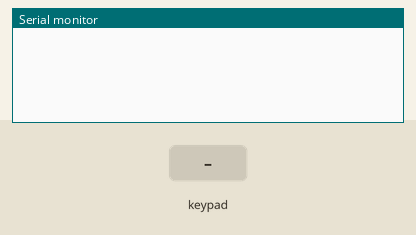
Recording of a sketch running on a simulated Arduino Uno, built with avr-gcc and run on an emulated ATmega328P. Shown: the last lines printed to the serial monitor. Wiring (inferred from the names in the program): 4×4 keypad with keys 1 2 3 A 4 5 6 B 7 8 9 C * 0 # D: rows pin 2, pin 3, pin 4, pin 5; columns pin 6, pin 7, pin 8, pin 9. The inputs (shaded band) are chosen by the test bench.

Above: at 1.2 s.
1.3 s: key '1' pressed
At 2.6 s:
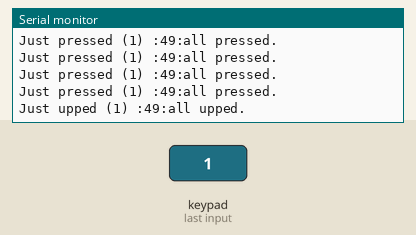
2.9 s: keypad keys 1 2 3 4 pressed 0.4 s apart
At 5.0 s:
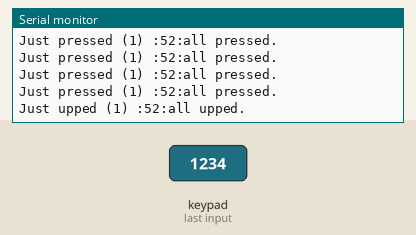
6.0 s: key '2' pressed
At 6.5 s:
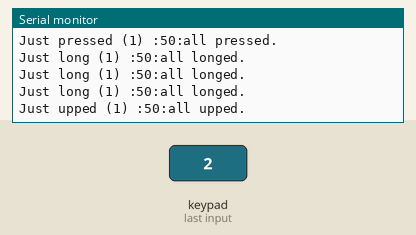
7.6 s: keypad keys 1 2 3 4 # pressed 0.4 s apart
At 10.1 s:
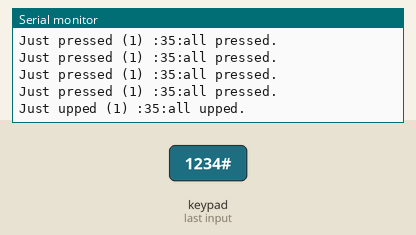
Timing chart, 0 to 11.6 s (numbered marks = the images above; inputs shaded):
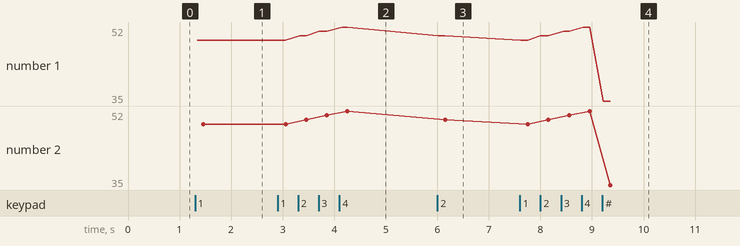

Measured:
- after the input at 1.3 s, the serial monitor: prints a new line at once (image 1)
- after the input at 2.9 s, the serial monitor: prints a new line after 0.43 s (image 2)
- after the input at 6.0 s, the serial monitor: prints a new line after 0.15 s (image 3)
- after the input at 7.6 s, the serial monitor: prints a new line at once (image 4)
- plotted number 1: 49 → 52 after the input at 2.9 s, 50 → 35 after the input at 7.6 s
- plotted number 2: 49 → 52 after the input at 2.9 s, 50 → 35 after the input at 7.6 s

The sketch:

KAkeyboard.ino
```cpp
//
// Обработчик клавиатуры 4х4 кнопки
//
// Неблокирующее чтение матрицы клавиатуры, обработка дребезга контактов и
// возможность отслеживания изменения состояния любого количества кнопок
//
// kbdSetup() -- настройка на начало работы.
// kbdScan()  -- опрос состояния клавиатуры.
//
// kbdRows[], kbdCols[] -- номера пинов куда подключены строки и столбцы клавиатуры
//
// После вызова сканера можно смотреть количество и списки клавиш (из kbdChars[] !) в
// kbdCountPressed, kbdJustPressed[] -- кол-во и список нажатых клавиш (прошли дребезг).
// kbdCountLonged,  kbdJustLonged[]  -- кол-во и список удерживаемых клавиш.
// kbdCountUpped,   kbdJustUpped[]   -- кол-во и список отпущенных клавиш.
//
// Требует 5*16+2*8+3 = 99 байт ОЗУ.
//

#define KBD_MAX_ROWS 4
#define KBD_MAX_COLS 4
#define KBD_MAX_KEYS (KBD_MAX_ROWS * KBD_MAX_COLS)

// состояния кнопок клавиатуры: отпущена, нажата (старший бит)
#define KBD_KEY_FREE   0
#define KBD_KEY_PRESS  0x80
#define KBD_KEY_BOUNCE 0x40
#define KBD_KEY_LONG   0x20

// маска битов времени кнопки
#define KBD_MASK_TIMER 0x1F

// сдвиг времени в битах вправо - как грубо оцениваем дребезг и удержание (6: по 64мсек)
#define KBD_TIME_TICK  6

// время дребезга в местных единицах (1*64= 64мсек):
#define KBD_TIME_BOUNCE 1U

// время удержания в них же (максимально 31*64=1984мсек):
#define KBD_TIME_LONG  31U

// местная функция времени
#define kbdMillis() ((uint8_t)(KBD_MASK_TIMER & ( (uint8_t)(millis()>>KBD_TIME_TICK) )))

// получить время из кнопки
#define kbdTime(p) ((uint8_t)(KBD_MASK_TIMER & (p)))

uint8_t kbdRows[] = {2,3,4,5}; // пины "строки" матрицы клавиатуры (выходы)
uint8_t kbdCols[] = {6,7,8,9}; // пины "колонки" клавитурной матрицы (входы)

// массив текущего состояния кнопок клавиатуры:
uint8_t kbdKeys[KBD_MAX_KEYS];
uint8_t kbdChars[KBD_MAX_KEYS] = {
  '1', '2', '3', 'A',
  '4', '5', '6', 'B',
  '7', '8', '9', 'C',
  '*', '0', '#', 'D'
};

// списки клавиш в нужном состоянии:
uint8_t kbdJustPressed[KBD_MAX_KEYS];
uint8_t kbdJustUpped[KBD_MAX_KEYS];
uint8_t kbdJustLonged[KBD_MAX_KEYS];

uint8_t kbdCountPressed = 0;
uint8_t kbdCountLonged = 0;
uint8_t kbdCountUpped = 0;

// setup(): настройка входов/выходов и начального состояния
void kbdSetup()
{
  for(int8_t pin=0; pin<KBD_MAX_ROWS; pin++){ // строки на выход и в "1"
    pinMode( kbdRows[pin], OUTPUT);
    digitalWrite(kbdRows[pin], HIGH);
  }
  for(int8_t pin=0; pin<KBD_MAX_COLS; pin++){ // столбцы - входы
    pinMode( kbdCols[pin], INPUT_PULLUP);
  }

  kbdCountPressed = kbdCountLonged = kbdCountUpped = 0;

  for(uint8_t num=0; num<KBD_MAX_KEYS; num++ )
  {
    kbdKeys[num]=0;
  }
}

// сканер - проверяльщик текущего состояния кнопок на момент вызова:
void kbdScan()
{
  uint8_t _time = kbdMillis();
  kbdCountPressed = kbdCountLonged = kbdCountUpped = 0;

  for( int8_t row=0; row<KBD_MAX_ROWS; row++)  // сканируем строку
  {
    digitalWrite(kbdRows[row], LOW);       // прижимаем строку в "0"
    for(int8_t col=0; col<KBD_MAX_COLS; col++) // ищем нажатую кнопку в строке
    {
      uint8_t keyNum = row*KBD_MAX_ROWS + col;
      uint8_t keyVal = kbdKeys[keyNum];

      if(
          !(keyVal & KBD_KEY_PRESS) ||                  // кнопка ещё не нажата или
          (keyVal & KBD_KEY_BOUNCE) ||                  // уже прошла дребезг или
          (_time - kbdTime(keyVal) >= KBD_TIME_BOUNCE)  // вышло время дребезга
      ){
        // далее только для не нажатых кнопок или у которых прошла проверка дребезга

        uint8_t keyState = digitalRead(kbdCols[col]);

        if(keyState == LOW){                                                  // кнопка нажата:
          if( !(keyVal & KBD_KEY_PRESS) ){                                    // ..только что нажата?
            keyVal = KBD_KEY_PRESS | _time;                                   // ..и время для дребезга
          }else
            if( !(keyVal & KBD_KEY_BOUNCE) ){                                 // ..нажата, но проверяется дребезг?
              keyVal = KBD_KEY_PRESS | KBD_KEY_BOUNCE | _time;                // ..новое время для удержания
              kbdJustPressed[kbdCountPressed++] = kbdChars[keyNum];
            }else
              if( !(keyVal & KBD_KEY_LONG) ){                                 // .. проверка удержания?
                if( _time - kbdTime(keyVal) >= KBD_TIME_LONG ){
                  keyVal = KBD_KEY_PRESS | KBD_KEY_BOUNCE | KBD_KEY_LONG;     // .. теперь "удерживается"
                  kbdJustLonged[kbdCountLonged++] = kbdChars[keyNum];
                }else{
                  kbdJustPressed[kbdCountPressed++] = kbdChars[keyNum];       // .. все ещё PRESSED
                }
              }else{
                kbdJustLonged[kbdCountLonged++] = kbdChars[keyNum];         // .. всё ещё LONG
              }
        }else{                                                                // кнопка отпущена:
          if( keyVal == KBD_KEY_FREE ){ continue; }                           // .. и не была нажата. Пропуск.
          if( (keyVal & (KBD_KEY_BOUNCE | KBD_KEY_LONG)) != 0 ){              // .. отпуск нажатой или удерживаемой
            kbdJustUpped[kbdCountUpped++] = kbdChars[keyNum];
          }
          keyVal = KBD_KEY_FREE;
        }
        kbdKeys[keyNum] = keyVal;
      }
    } //end col
    digitalWrite(kbdRows[row], HIGH); // отжимаем строку обратно
  } // end row
}

// ============== собственно скетч: ===================

void setup() {
  kbdSetup();
  Serial.begin(115200);
}

void loop() {
  kbdScan();
  // далее можно смотреть счетчики нажатых, удерживаемых и отпущенных клавиш и их списки
  if( kbdCountPressed ){
    Serial.print("Just pressed ("); Serial.print(kbdCountPressed, DEC); Serial.print(") :");
    for(int i=0; i<kbdCountPressed; i++) Serial.print(kbdJustPressed[i]);
    Serial.println(":all pressed.");
  }

  if( kbdCountLonged ){
    Serial.print("Just long ("); Serial.print(kbdCountLonged, DEC); Serial.print(") :");
    for(int i=0; i<kbdCountLonged; i++) Serial.print(kbdJustLonged[i]);
    Serial.println(":all longed.");
  }

  if( kbdCountUpped ){
    Serial.print("Just upped ("); Serial.print(kbdCountUpped, DEC); Serial.print(") :");
    for(int i=0; i<kbdCountUpped; i++) Serial.print(kbdJustUpped[i]);
    Serial.println(":all upped.");
  }
}
```
